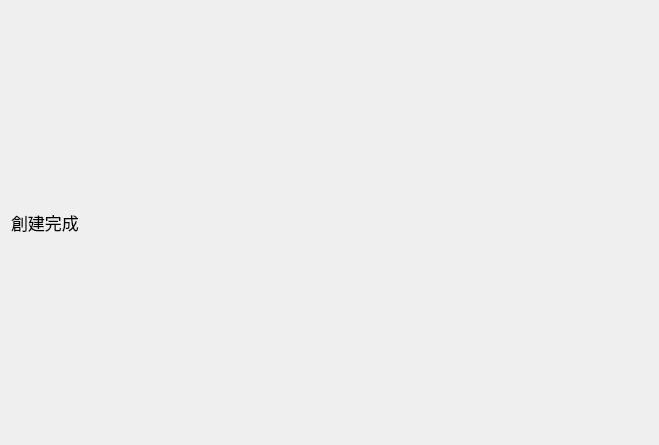
<?xml version="1.0" encoding="UTF-8"?>
<ui version="4.0">
 <class>confirmPage</class>
 <widget class="QWizardPage" name="confirmPage">
  <property name="geometry">
   <rect>
    <x>0</x>
    <y>0</y>
    <width>659</width>
    <height>445</height>
   </rect>
  </property>
  <property name="windowTitle">
   <string>WizardPage</string>
  </property>
  <layout class="QGridLayout" name="gridLayout">
   <item row="0" column="0">
    <layout class="QVBoxLayout" name="verticalLayout">
     <item>
      <widget class="QLabel" name="label">
       <property name="font">
        <font>
         <pointsize>13</pointsize>
        </font>
       </property>
       <property name="text">
        <string>創建完成</string>
       </property>
      </widget>
     </item>
    </layout>
   </item>
  </layout>
 </widget>
 <resources/>
 <connections/>
</ui>
